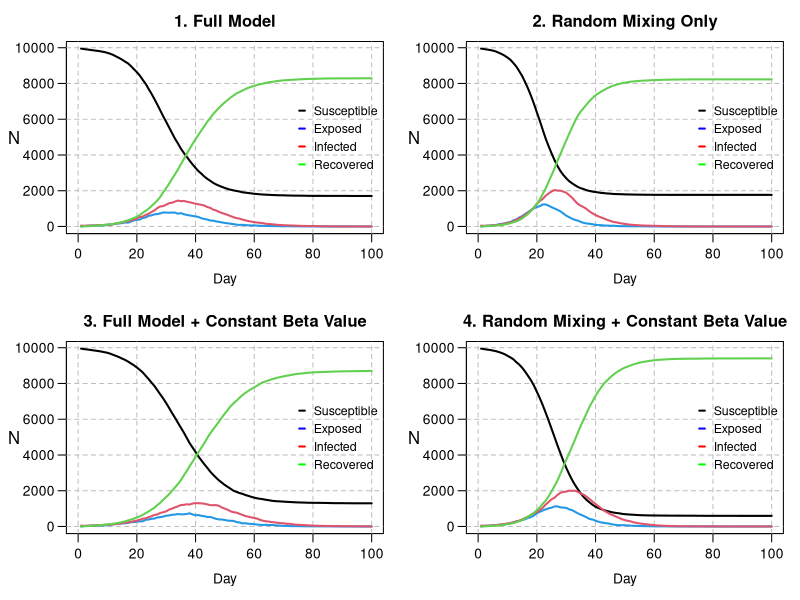

The R source for this figure:
# Zachary Gavin (s2222962): Wrote get.net, wrote household allocation, created initial nseir function, debugging and commenting
# Shaehroz Khalid (s2869421): All plotting and visualisation, turned household allocation vector to one line, debugging and commenting
# Brandon Causing (s2901457): Completion and performance optimisation of the main nseir simulation function, debugging and commenting
# division of work was close to 1/3 each

################################################################################


## GENERAL DESCRIPTION

# This script implements an agent-based SEIR (Susceptible-Exposed-Infected-Recovered)
# model to simulate the spread of an epidemic in a population of n individuals.
# The model incorporates three modes of transmission: within-household, through a
# pre-defined social network, and via random mixing.
# The script defines functions to generate the population and social network,
# run the SEIR simulation, and plot the results under different scenarios.
# The final section compares four scenarios to analyse the impact of social
# structure and individual heterogeneity (beta) on the epidemic dynamics.




######################################################################
### ------- START OF MODEL SETUP AND POPULATION GENERATION ------- ###
######################################################################

# We first define the global parameters for the model and generate the base 
# population, setting the maximum size of a household and assigning each of the 
# 'n' individuals a "sociability" parameter.

n <- 10000
people <- 1:n
h_max <- 5
beta <- runif(n, 0, 1)


######################################################################
######## ---------- HOUSEHOLD GENERATION FUNCTION ---------- #########
######################################################################

# We then generate n hh sizes uniform on {1,2,3,4,5}, make a vector repeating
# the "household number" the size of the hh times, then cut off at length n.
# This assigns each of the n individuals to a household.

h <- rep(1:n, sample(1:h_max, n, replace = TRUE))[1:n] 


######################################################################
############ ------- NETWORK GENERATION FUNCTION ------- #############
######################################################################

# We proceed to make a function that creates regular social network connections 
# between individuals who are not in the same household.

# * beta = length n vector of sociability parameters
# * h = household connections
# * nc = average number of network connections someone has
# get.net initially generates a vector of Bernoullis for each person i, containing
# their connections with people (i+1):n. For each person, this is immediately 
# turned into a list of indices to save computation time, then into a list
# of connection pairs for inversion and removing hh connections.

get.net <- function(beta, h, nc=15) {
  
  n <- length(h)
  b_bar <- sum(beta)/length(beta)
  # initialising two lists to store connections
  conns_init <- vector(mode = "list", length = n) 
  conns <- vector(mode = "list", length = n)
  for (i in 1:n) {
    if (i < n) {
      b <- rbinom(n-i, 1, nc*beta[i]*beta[(i+1):n]/(b_bar^2*(n-1)) )
      # which(b==1) returns values in 1:n-i, so +i to get indices in (i+1):n
      conns_init[[i]] <- which(b == 1) + i  
    }
  }
  
  # vectorised rep, sapply returns vector. pairs is all unique net connections
  pairs <- cbind(rep(1:n, sapply(conns_init, length)), unlist(conns_init)) 
  
  if (nrow(pairs) > 0) { 
    # keep only rows of pairs where members are not in the same household
    pairs <- pairs[h[pairs[,1]] != h[pairs[,2]], , drop = FALSE] 
    
    if(nrow(pairs) > 0) {
      for (i in 1:nrow(pairs)){
        # add person 1 in pair to connections list of person 2, and vice-versa
        conns[[pairs[i,1]]] <- append(conns[[pairs[i,1]]],  pairs[i,2] )
        conns[[pairs[i,2]]] <- append(conns[[pairs[i,2]]],  pairs[i,1] )
      }
    }
  }
  
  return(conns)
}


######################################################################
############## ------- SEIR SIMULATION FUNCTION ------- ##############
######################################################################

# We now create a function that simulates the epidemic over nt time steps, 
# incorporating into the model the household and regular network contacts that 
# can be established using the previous functions, and tracking the number of 
# individuals in each SEIR compartment.

# * beta = sociability vector 
# * h = list of what household each person is in
# * alink = nested list of the net connections of each person 
# * alpha = parameters governing the prob. of exposure from each pathway 
#  -- alpha[1] concerns hh infection, alpha[2] network infections, alpha[3] gen. mixing 
# * delta =  daily prob of I->R 
# * gamma = daily prob of E->R 
# * nc = measure of how much "social interaction" happens in the population
# * nt = number of days the simulation runs over
# * pinf is prop of population initially infected

nseir <- function(beta, h, alink, 
                  alpha=c(0.1, 0.01, 0.01), 
                  delta=.2, 
                  gamma=.4, 
                  nc=15, nt=100, pinf=.005) {
  
  ### --- 1. Set-Up --- ###
  n <- length(beta)
  x <- rep(0, n) # everyone starts off susceptible 
  num_to_infect <- max(1, round(pinf*n))
  x[sample(1:n, num_to_infect)] <- 2 # pick a few people to start off infected
  
  # set up households (who's in each household)
  hh_index_list <- split(1:n, h) 
  
  # for future calculation of mixing probs
  b_bar <- sum(beta)/n
  
  # initialize counts of statuses for day 1
  t <- S <- E <- I <- R <- rep(0, nt)
  t[1] <- 1
  S[1] <- n - num_to_infect
  I[1] <- num_to_infect
  
  ### --- 2. Daily Simulation --- ###
  # each day:
  # -- find who transitions to a different status 
  # -- count how many people are in each status
  for(i in 2:nt) {
    
    # random numbers assigned to each person to compare with transition probs
    u <- runif(n) 
    
    # keep track of infected people
    infected_indices <- which(x == 2)
    susceptible_indices <- which(x==0)
    n_infected <- length(infected_indices)
    
    ## -- 2a. Infectious to Recovered -- ##
    # transition from infected to recover with probability = delta
    x[x == 2 & u < delta] <- 3
    
    ## -- 2b. Exposed to Infectious -- ##
    # transition from exposed to infected with probability = gamma
    x[x == 1 & u < gamma] <- 2
    
    ## -- 2c. Set-Up of Susceptible to Exposed -- ##
    # find who transitions from susceptible to exposed
    # initialize lists of those exposed through infected people 
    hh_exposed <- net_exposed <- mix_exposed <- integer(0)
    
    # if nobody's infected, nobody can become exposed
    if (n_infected > 0) {
      
      ## -- 2c(i). Household Exposure -- ##
      # find who gets infected from household contacts
      # ** prob of getting infected by a household member = alpha[1]
      # -----
      # count how many people are infected in each household
      hh_infected_counts <- tabulate(h[infected_indices], nbins = max(h))
      # which households have someone infected in them
      infected_hh <- which(hh_infected_counts > 0)
      # prob of infection by at least one infected household member
      if (length(infected_hh) > 0) {
        hh_probs <- 1 - (1-alpha[1])^hh_infected_counts[infected_hh]
        # who transitions to infected in the household
        hh_exposed <- unlist(
          Map(function(hh, prob) { # this applies function to each pair
            hh_members <- hh_index_list[[as.character(hh)]]
            sus <- hh_members[x[hh_members] == 0] 
            sus[u[sus] < prob]
          }, hh = infected_hh, prob = hh_probs), use.names = FALSE
        )
      }
      
      ## -- 2c(ii). Regular Network Exposure -- ##
      # find who gets infected from regular network contacts
      # ** prob of getting infected by regular network contact = alpha[2]
      # -----
      # who is in a regular network with someone infected
      neighbors_of_infected <- unlist(alink[infected_indices], use.names = FALSE)
      if(length(neighbors_of_infected) > 0) {
        # count how many people are infected in each regular network 
        net_infected_counts <- tabulate(neighbors_of_infected, nbins = n)
        # which networks have someone infected in them
        sus_exposed_to_net <- which(net_infected_counts > 0 & x == 0)
        # prob of infection by at least one infected regular network contact
        if (length(sus_exposed_to_net) > 0) {
          net_probs <- 1 - (1-alpha[2])^net_infected_counts[sus_exposed_to_net]
          # who transitions to infected in network
          net_exposed <- sus_exposed_to_net[u[sus_exposed_to_net] < net_probs]
        }
      }
      
      ## -- 2c(iii). Random Mixing Exposure -- ##
      # find who gets infected from random mixing
      # ** prob of infection by random mixing = a[3]*b[i]*b[j]/(b_bar^2*(n-1))
      # ** b[i], b[j] are "sociability" parameters for people i, j
      # -----
      u <- runif(length(susceptible_indices)) # generate new unifs so no undue corr. between rand. mix. infs & other inf. pathways
      # this is shape #infected x #susceptible
      
      trans_probs <- nc*alpha[3]*outer(beta[infected_indices],beta[susceptible_indices])/(b_bar^2 * (n-1))
      
      #log_trans_probs <- 
      
      # gives infection prob for each susceptible person
      inf_probs <- 1 - apply(1-trans_probs, MARGIN=2, FUN=prod) # sum over columns (possible infectors)
      
      mix_exposed <- susceptible_indices[u<inf_probs]
      
    }
    
    ## -- 2d. Susceptible to Exposed -- ##
    # gather everyone who transitions from susceptible to exposed
    if (length(hh_exposed) > 0 || length(net_exposed) > 0 || length(mix_exposed) > 0) {
      newly_exposed <- unique(c(hh_exposed, net_exposed, mix_exposed))
      x[newly_exposed] <- 1
    }
    
    ## -- 2e. Daily Counts -- ##
    # keep track of daily counts of statuses
    S[i] <- sum(x == 0)
    E[i] <- sum(x == 1)
    I[i] <- sum(x == 2)
    R[i] <- sum(x == 3)
    t[i] <- i
  }
  
  ### --- 3. Output --- ###
  # each component of list is an SEIR status with corresponding daily counts
  return(list(t = t, S = S, E = E, I = I, R = R))
}


######################################################################
############## ------- PLOTTING HELPER FUNCTION ------- ##############
######################################################################

# We next create a function to cleanly plot SEIR simulations. The function allows
# for users to easily change parameters of the SEIR model to visualize changes
# in behavior by taking the same inputs as the nseir() function.

epi_plot <- function(beta, h, alink, 
                     alpha = c(0.1, 0.01, 0.01),
                     delta = 0.2,
                     gamma = 0.4,
                     nc = 15, nt = 100, pinf = 0.005,
                     title = "SEIR Dynamics") {
  
  # simulate the model with the chosen parameters from the epi_plot arguments
  epi <- nseir(beta, h, alink, alpha, delta, gamma, nc, nt, pinf)
  
  # set up the plot limits, title, and axis label orientations
  plot(x = NA, y = NA, xlim = c(0, max(epi$t)), ylim = c(0, max(epi$S)), 
       xlab = "", ylab = "", main = title, las = 1)
  
  # set up dashed grid lines
  grid(nx = NULL, ny = NULL, lty = 2, col = "gray", lwd = 1)
  
  # set axis titles, spacing, and title orientation
  title(xlab = "Day", mgp = c(2.2, 0.7, 0)) # x axis
  mtext("N", side = 2, line = 2.8, las = 1) # y axis
  
  # plot the simulation with each day connected via a line
  lines(x = epi$t, y = epi$S, lty = 1, lwd = 2)
  lines(epi$E, col = 4, lty = 1, lwd = 2) 
  lines(epi$I, col = 2, lty = 1, lwd = 2)
  lines(epi$R, col = 3, lty = 1, lwd = 2)
  
  # create the legend and set aesthetics
    legend(x = "right", 
         legend = c("Susceptible", "Exposed",
                    "Infected", "Recovered"),
         col = c("black", "blue", "red", "green"),
         lty = 1, lwd = 2,
         # --- Key Adjustments for Spacing ---
         y.intersp = 1.2,    # Increase vertical spacing between lines
         seg.len = .5,      # Make the line segments longer and more visible
         x.intersp = 0.8,    # Adjust horizontal space between line and text
         cex = 0.90,       # Reduce the overall font and symbol size
         bty = "n")         # No box
}


######################################################################
############# ------- MODEL SCENARIO COMPARISON ------- ##############
######################################################################

# Finally, we plot four different scenarios for the model: (1) the full model with
# default parameters, (2) random mixing as the only method of infection
# (i.e. removing spread via household and network contacts), (3) the full model 
# but setting a constant sociability parameter across the population (set as the 
# mean of the betas), and (4) a mix of the previous two scenarios that considers
# both random mixing only and constant sociability.

# 2x2 grid, mar allows good spacing, mgp moves axis
par(mfrow = c(2, 2), mar = c(4, 4, 2.5, 1), mgp = c(2.2, 0.7, 0)) 

# regular network contacts with random betas (scenarios 1, 2)
alink <- get.net(beta, h)

# regular network contacts with constant beta (scenarios 3, 4)
beta_const <- rep(mean(beta), n)
alink_const_beta <- get.net(beta_const, h)

# ------------------

### --- SCENARIO 1: full model with default parameters --- ###
epi_plot(beta, h, alink, title = "1. Full Model")


### --- SCENARIO 2: random mixing only --- ###
epi_plot(beta, h, alink, alpha = c(0, 0, 0.04),
         title = "2. Random Mixing Only")

### --- SCENARIO 3: full model with constant beta value --- ###
epi_plot(beta_const, h, alink_const_beta, 
         title = "3. Full Model + Constant Beta Value")

### --- SCENARIO 4: random mixing with constant beta --- ###
epi_plot(beta_const, h, alink_const_beta, alpha = c(0, 0, 0.04),
         title = "4. Random Mixing + Constant Beta Value")

# ------------------
# reset plot settings
par(mfrow = c(1, 1))


######################################################################
################ ------- DISCUSSION OF PLOTS -------- ################
######################################################################

# When we remove household and network effects, while holding constant the
# total no. of daily contacts, we see the epidemic proceeding noticeably
# faster. This occurs both in the case of non-constant and constant beta.
# In the full model, although the total number of contacts in a day
# is the same as the mixing only model, these contacts will be
# concentrated locally. This introduces the possibility, for instance,
# for household groups to all get infected, at which point there can 
# be no disease spread in this pathway. These types of effects will
# combine to slow the spread when compared to the mixing only model. 
